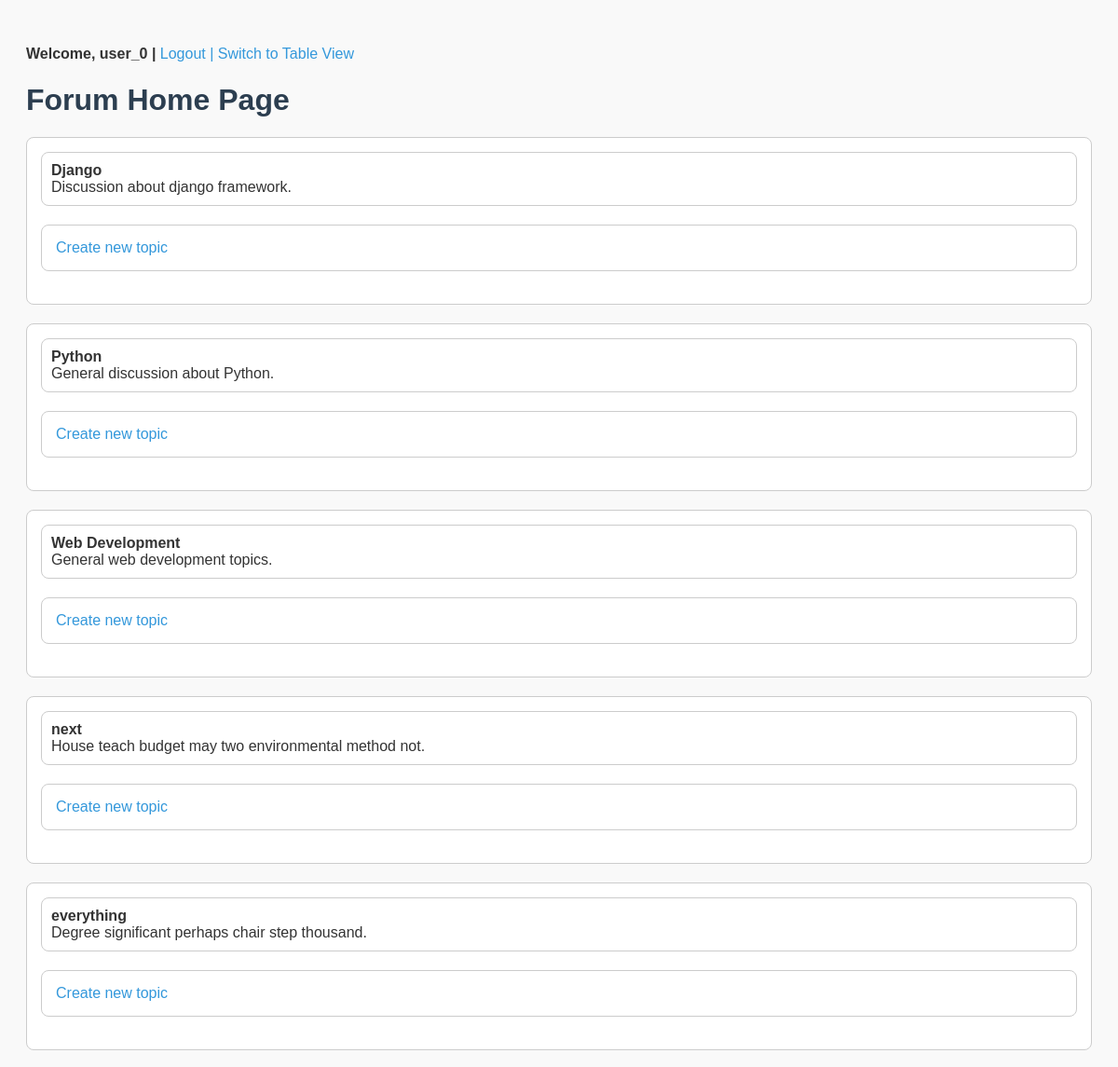
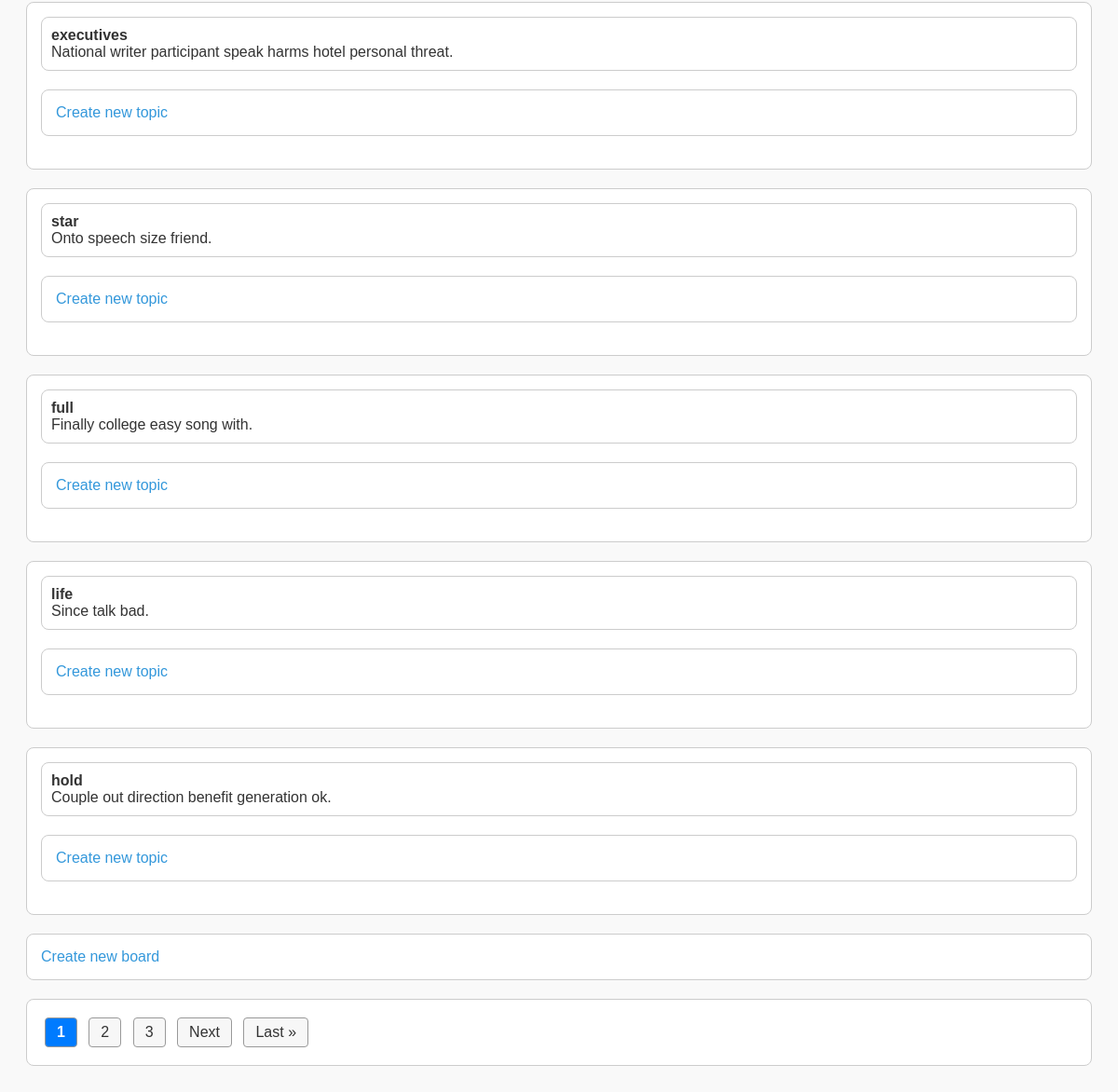
Screenshot of / (signed in) with the database file from the repository (2 pictures, top to bottom).
### boards/models.py (models this page shows, shortened)
class Board(models.Model):
    name = models.CharField(max_length=30, unique=True)
    description = models.CharField(max_length=100)
    is_deleted = models.BooleanField(default=False)

### boards/views.py (the view)
# urls.py: path('', views.home, name='home'),
@login_required
def home(request):
    boards = Board.objects.filter(is_deleted=False).order_by('id')
    paginator = Paginator(boards, 10)
    page_number = request.GET.get('page')
    page_obj = paginator.get_page(page_number)
    return render(request, 'home.html', {'boards': page_obj})

### templates/home.html (shortened to what this page needs)
{% load static %}
<!DOCTYPE html>
<html lang="en">
<head>
    <link rel="stylesheet" href="{% static 'css/style.css' %}">
    {% if user.is_authenticated %}
        <h4>
            Welcome, {{ user.username }} |
            <a href="{% url 'logout' %}">Logout | </a>
            <a href="{% url 'home_table' %}"> Switch to Table View</a>
        </h4>
    {% else %}
        <a href="{% url 'login' %}">Login</a>
    {% endif %}
</head>
<body>
    <h1>Forum Home Page</h1>
    {% for board in boards %}
        <div class="container">
            <div class="clickable-div" onclick="window.location.href='{% url 'list_topics' board.id %}'">
                <strong>{{ board.name }}</strong><br>
                {{ board.description }}
            </div>
            <div class="action-link">
                <a href="{% url 'new_topic' board.id %}">Create new topic</a>
            </div>
        </div>
    {% endfor %}
    <div class="container">
        <a href="/boards/create/" class="action-link">Create new board</a>
    </div>
    <div id="pagination">
        {% for num in boards.paginator.page_range %}
            {% if boards.number == num %}
                <span class="page-box current">{{ num }}</span>
            {% elif num > boards.number|add:-3 and num < boards.number|add:3 %}
                <a href="?page={{ num }}" class="page-box">{{ num }}</a>
            {% endif %}
        {% endfor %}
        {% if boards.has_next %}
            <a href="?page={{ boards.next_page_number }}" class="page-box">Next</a>
            <a href="?page={{ boards.paginator.num_pages }}" class="page-box">Last &raquo;</a>
        {% endif %}
    </div>
</body>
</html>

### static/css/style.css (style rules this page uses)
body { background-color: #f9f9f9; font-family: Arial, sans-serif; padding: 20px; color: #333; }
h1, h2 { color: #2c3e50; }
a { color: #3498db; text-decoration: none; font-weight: 500; }
.container, div { background-color: #ffffff; padding: 15px; margin-bottom: 20px; border-radius: 8px; border: 1px solid #ccc; }
.page-box { display: inline-block; margin: 4px; padding: 6px 12px; border: 1px solid #999; border-radius: 4px; color: #333; background-color: #f7f7f7; }
.page-box.current { background-color: #007BFF; color: white; font-weight: bold; }
.clickable-div { cursor: pointer; padding: 10px; transition: background-color 0.3s ease; }

### rows the page displays
Board: name "Django", description "Discussion about django framework."
Board: name "Python", description "General discussion about Python."
Board: name "Web Development", description "General web development topics."
Board: name "next", description "House teach budget may two environmental method not."
Board: name "everything", description "Degree significant perhaps chair step thousand."
Board: name "executives", description "National writer participant speak harms hotel personal threat."
Board: name "star", description "Onto speech size friend."
Board: name "full", description "Finally college easy song with."
Board: name "life", description "Since talk bad."
Board: name "hold", description "Couple out direction benefit generation ok."

### other values shown
{{ user.username }} "user_0"
{{ num }} "1"
{{ num }} "2" "3"
